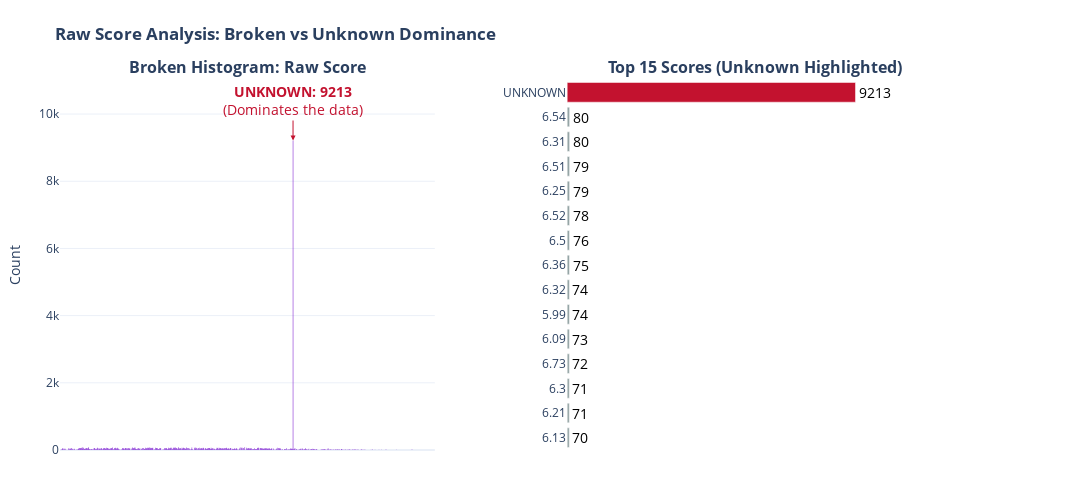
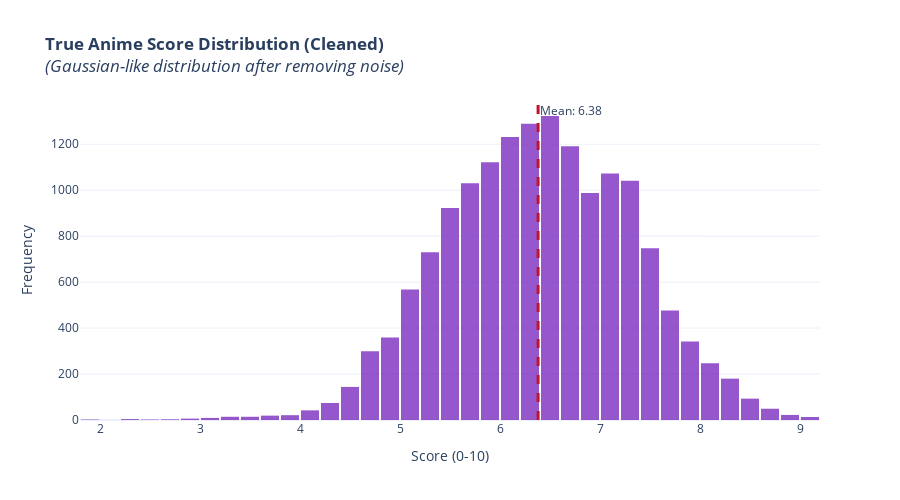

These figures' notebook cell, in order:
### Markdown cell above
## **II. Target Variable: Score**

### **1. Issue Overview**


### **2. Solution**


### **3. Visual Evidence: Misleading (Raw) vs. Correct (Clean) Insights**

### Code cell
import plotly.express as px
from plotly.subplots import make_subplots
import pandas as pd

# --- Prepare Data ---
df_raw_viz = df_anime_dataset_2023.copy()
df_raw_viz['Score'] = df_raw_viz['Score'].astype(str)

unknown_count = df_raw_viz[df_raw_viz['Score']=='UNKNOWN'].shape[0]

score_counts = df_raw_viz['Score'].value_counts().reset_index()
score_counts.columns = ['Score','Frequency']
score_counts['Color'] = score_counts['Score'].apply(lambda x: 'Misleading (Unknown)' if x=='UNKNOWN' else 'Valid Score')
top_scores = score_counts.head(15)

# --- Create Subplots ---
fig = make_subplots(
    rows=1, cols=2,
    subplot_titles=("<b>Broken Histogram: Raw Score<b>", "<b>Top 15 Scores (Unknown Highlighted)<b>"),
    horizontal_spacing=0.15  # khoảng cách giữa 2 chart
)

# --- Chart 1: Histogram ---
hist_fig = px.histogram(df_raw_viz, x='Score', color_discrete_sequence=["#7814cf"])
for trace in hist_fig.data:
    fig.add_trace(trace, row=1, col=1)

fig.add_annotation(
    x='UNKNOWN', y=unknown_count,
    text=f"<b>UNKNOWN: {unknown_count}</b><br>(Dominates the data)",
    showarrow=True, arrowhead=2, ax=0, ay=-40,
    font=dict(color="#C3122F", size=14), arrowcolor="#C3122F",
    row=1, col=1
)

fig.update_xaxes(type='category', row=1, col=1, showticklabels=False)
fig.update_yaxes(title_text="Count", row=1, col=1)

# --- Chart 2: Horizontal Bar ---
bar_fig = px.bar(
    top_scores,
    x='Frequency',
    y='Score',
    orientation='h',
    color='Color',
    color_discrete_map={'Misleading (Unknown)': '#C3122F', 'Valid Score': '#95a5a6'},
    text='Frequency'
)
for trace in bar_fig.data:
    fig.add_trace(trace, row=1, col=2)

# --- Critical Settings to keep text outside ---
fig.update_traces(textposition='outside', textfont=dict(size=14, color='black'), row=1, col=2)

fig.update_yaxes(categoryorder='total ascending', row=1, col=2, showgrid=False, showline=False)
fig.update_xaxes(showticklabels=False, showgrid=False, zeroline=False, showline=False,
                 row=1, col=2, automargin=True, range=[0, max(top_scores['Frequency'])*1.3])

# --- Layout chung ---
fig.update_layout(
    template='plotly_white',
    showlegend=False,
    height=500,
    width=1300,  # tăng chiều rộng tổng thể
    margin=dict(l=60, r=150, t=80, b=50),
    title_text="<b>Raw Score Analysis: Broken vs Unknown Dominance</b>"
)

fig.show()


# 1. Drop NaN just for plotting (Storytelling purpose: Show the valid distribution)
# In prepared_data.csv, Score is already float, but might have NaNs. 
# We visualize the AVAILABLE valid scores.
valid_scores = df_cleaned['Score'].dropna()

# 2. Calculate Statistics for Annotation
mean_score = valid_scores.mean()
median_score = valid_scores.median()

# 3. Plot Histogram
fig = px.histogram(
    x=valid_scores,
    nbins=40, # Granular bins
    title='<b>True Anime Score Distribution (Cleaned)</b><br><i>(Gaussian-like distribution after removing noise)</i>',
    color_discrete_sequence=["#7C2EC1"], # Professional Blue
    opacity=0.8
)

# 4. Add Mean Line (Vertical Line)
fig.add_vline(
    x=mean_score, 
    line_width=3, 
    line_dash="dash", 
    line_color="#C3122F",
    annotation_text=f"Mean: {mean_score:.2f}", 
    annotation_position="top right"
)

# 5. Declutter
fig.update_layout(
    template='plotly_white',
    xaxis_title="Score (0-10)",
    yaxis_title="Frequency",
    bargap=0.1,
    height=500
)

fig.show()

### Figure 1 — Plotly figure (JSON) as saved in the notebook; plotly's stock layout.template omitted (floating-point values rounded to 4 significant figures; data arrays with more than 128 entries replaced by an {"elided": "..."} marker saying what was removed)
{"data": [{"bingroup": "x", "hovertemplate": "Score=%{x}<br>count=%{y}<extra></extra>", "legendgroup": "", "marker": {"color": "#7814cf", "pattern": {"shape": ""}}, "name": "", "orientation": "v", "showlegend": false, "type": "histogram", "x": {"elided": "24905 str values"}, "xaxis": "x", "yaxis": "y"}, {"hovertemplate": "Color=Misleading (Unknown)<br>Frequency=%{text}<br>Score=%{y}<extra></extra>", "legendgroup": "Misleading (Unknown)", "marker": {"color": "#C3122F", "pattern": {"shape": ""}}, "name": "Misleading (Unknown)", "orientation": "h", "showlegend": true, "text": [9213.0], "textfont": {"color": "black", "size": 14}, "textposition": "outside", "type": "bar", "x": [9213], "xaxis": "x2", "y": ["UNKNOWN"], "yaxis": "y2"}, {"hovertemplate": "Color=Valid Score<br>Frequency=%{text}<br>Score=%{y}<extra></extra>", "legendgroup": "Valid Score", "marker": {"color": "#95a5a6", "pattern": {"shape": ""}}, "name": "Valid Score", "orientation": "h", "showlegend": true, "text": [80.0, 80.0, 79.0, 79.0, 78.0, 76.0, 75.0, 74.0, 74.0, 73.0, 72.0, 71.0, 71.0, 70.0], "textfont": {"color": "black", "size": 14}, "textposition": "outside", "type": "bar", "x": [80, 80, 79, 79, 78, 76, 75, 74, 74, 73, 72, 71, 71, 70], "xaxis": "x2", "y": ["6.31", "6.54", "6.25", "6.51", "6.52", "6.5", "6.36", "5.99", "6.32", "6.09", "6.73", "6.21", "6.3", "6.13"], "yaxis": "y2"}], "layout": {"annotations": [{"font": {"size": 16}, "showarrow": false, "text": "<b>Broken Histogram: Raw Score<b>", "x": 0.2125, "xanchor": "center", "xref": "paper", "y": 1, "yanchor": "bottom", "yref": "paper"}, {"font": {"size": 16}, "showarrow": false, "text": "<b>Top 15 Scores (Unknown Highlighted)<b>", "x": 0.7875, "xanchor": "center", "xref": "paper", "y": 1, "yanchor": "bottom", "yref": "paper"}, {"arrowcolor": "#C3122F", "arrowhead": 2, "ax": 0, "ay": -40, "font": {"color": "#C3122F", "size": 14}, "showarrow": true, "text": "<b>UNKNOWN: 9213</b><br>(Dominates the data)", "x": "UNKNOWN", "xref": "x", "y": 9213, "yref": "y"}], "height": 500, "margin": {"b": 50, "l": 60, "r": 150, "t": 80}, "showlegend": false, "title": {"text": "<b>Raw Score Analysis: Broken vs Unknown Dominance</b>"}, "width": 1300, "xaxis": {"anchor": "y", "domain": [0, 0.425], "showticklabels": false, "type": "category"}, "xaxis2": {"anchor": "y2", "automargin": true, "domain": [0.575, 1], "range": [0, 11980.0], "showgrid": false, "showline": false, "showticklabels": false, "zeroline": false}, "yaxis": {"anchor": "x", "domain": [0, 1], "title": {"text": "Count"}}, "yaxis2": {"anchor": "x2", "categoryorder": "total ascending", "domain": [0, 1], "showgrid": false, "showline": false}}}

### Figure 2 — Plotly figure (JSON) as saved in the notebook; plotly's stock layout.template omitted (floating-point values rounded to 4 significant figures; data arrays with more than 128 entries replaced by an {"elided": "..."} marker saying what was removed)
{"data": [{"bingroup": "x", "hovertemplate": "x=%{x}<br>count=%{y}<extra></extra>", "legendgroup": "", "marker": {"color": "#7C2EC1", "opacity": 0.8, "pattern": {"shape": ""}}, "name": "", "nbinsx": 40, "orientation": "v", "showlegend": false, "type": "histogram", "x": {"elided": "15692 float values"}, "xaxis": "x", "yaxis": "y"}], "layout": {"annotations": [{"showarrow": false, "text": "Mean: 6.38", "x": 6.381, "xanchor": "left", "xref": "x", "y": 1, "yanchor": "top", "yref": "y domain"}], "bargap": 0.1, "barmode": "relative", "height": 500, "legend": {"tracegroupgap": 0}, "shapes": [{"line": {"color": "#C3122F", "dash": "dash", "width": 3}, "type": "line", "x0": 6.381, "x1": 6.381, "xref": "x", "y0": 0, "y1": 1, "yref": "y domain"}], "title": {"text": "<b>True Anime Score Distribution (Cleaned)</b><br><i>(Gaussian-like distribution after removing noise)</i>"}, "xaxis": {"anchor": "y", "domain": [0, 1], "title": {"text": "Score (0-10)"}}, "yaxis": {"anchor": "x", "domain": [0, 1], "title": {"text": "Frequency"}}}}
